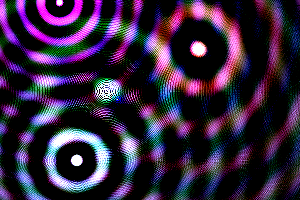
Frame 1 (no input)
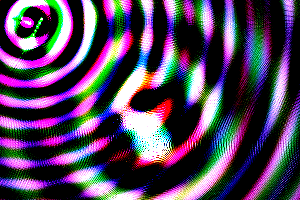
Frame 60 (the mouse pressed at the canvas centre just before this capture)
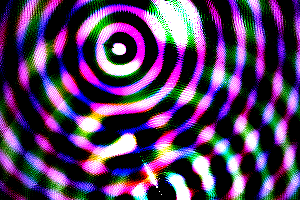
Frame 120 (the mouse held since frame 60 and released just before this capture)

The Processing sketch that drew these frames (run headless with seeded random() and noise(); from frame 60 on, the mouse is pressed at the canvas centre):

// Processing sketch: ColorfulWaves
// ── ColorfulWaves.pde
// Colorful Waves
// Found at: https://www.openprocessing.org/sketch/100358
// Runs on Processing


Wavy test;

void setup(){
  size(300, 200);
  test = new Wavy();
}


void draw(){
  test.update();
  test.visualize();
}
class Emitter{
  
  color B;
  float A, X, Y, VX, VY, L;
  int T, C, I;
  
  Emitter(){
    X = random(width);
    Y = random(height);
    VX = random(-5, 5);
    VY = random(-5, 5);
    B = color(random(250), random(250), random(250));
    A = random(20,70);
    T = int(random(20,80));
    L = 1/(1.0/T);
    I = 1;
    if(random(1) > .5){
      I = -1;
    }
  }
  
  float[][][] applyTo(float[][][] pix){
    X += VX;  Y +=VY;
    if(X < 0  ||  X > width){
      VX *= -1;
    }
    if(Y < 0  ||  Y > height){
      VY *= -1;
    }
    C += I;
    for(float t = 0; t < 2*PI; t += .005){
      float c = cos(t);
      float s = sin(t);
      for(float p = 0; p < T; p += T/40.0){
        float a = A*cos( 2*PI*((p + C)%T)/T );
        float r = L*p/T;
        while(inBounds(X + c*r, Y + s*r)){
          pix[int(X + c*r)][int(Y + s*r)][0] += a*red(B)/250;
          pix[int(X + c*r)][int(Y + s*r)][1] += a*green(B)/250;
          pix[int(X + c*r)][int(Y + s*r)][2] += a*blue(B)/250;
          r += L;
        }
      }
    }
    return pix;
  }
}
class Wavy{
  
  float[][][] amps;
  ArrayList <Emitter> emits;
  
  Wavy(){
    loadPixels();
    amps = new float[width][height][3];
    emits = new ArrayList();
    for(int i = 0; i < 5; i++){
          emits.add( new Emitter() );

    }
  }

  void update(){
    for(int x = 0; x < width; x++){
      for(int y = 0; y < height; y++){
        amps[x][y][0] *= .7;
        amps[x][y][1] *= .7;
        amps[x][y][2] *= .7;
      }
    }
    for(Emitter emit : emits){
      amps = emit.applyTo(amps);
    }
  }
  
  void visualize(){
    for(int x = 0; x < width; x++){
      for(int y = 0; y < height; y++){
        pixels[x + y*width] = color(amps[x][y][0],
                                    amps[x][y][1],
                                    amps[x][y][2]);
      }
    }
    updatePixels();
  }
}
boolean inBounds(float x, float y){
  if( x > 0  &&  x < width  &&  y > 0  &&  y < height){
    return true;
  }
  return false;
}
